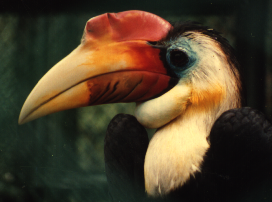
%> input picture images/Bird24d.bmp, 272 x 202 px
$ octave --eval "result = vc6_3(imread('../images/Bird24d.bmp'));"   (GNU Octave 9; MATLAB toolbox functions it lacks are replaced by stand-ins)
%> lines starting %> are read from the running program, lines starting %| are printed output that depends on the picture; in (x1, y1, x2, y2) boxes, pixels count from 0 and x2, y2 are one past the last pixel; in counts of white or black regions, pixels touching at a corner belong together; the program's own positions count from 1
function [ I ] = vc6_3(I)
    GLI = rgb2gray(I);
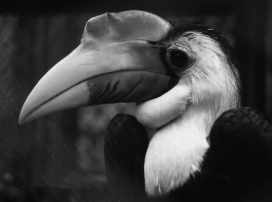
%> GLI: size 202x272 uint8; min 7, max 242, mean 65.1
    BW = GLI > 220;
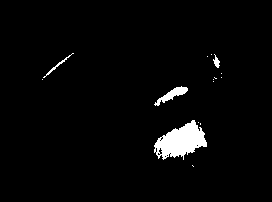
%> BW: size 202x272 logical; 2.9% white; 15 white regions (11 under 20 px), largest, box (x1, y1, x2, y2) and area: (154, 120, 207, 160) 1210, (154, 86, 188, 106) 229, (43, 53, 74, 78) 70, (213, 54, 220, 68) 49
    BW = imfill(1 - BW, 'holes');
%> BW: size 202x272 double; every value is 1

    SE = strel('disk', 15);
    BW = imopen(BW, SE);

    SE = strel('disk', 10);
    BW = imdilate(BW, SE);
    C = bwconncomp(BW);
%> C = 1 connected component
    npixels = cellfun(@numel, C.PixelIdxList);
%> npixels = 54944
    [~, minInd] = min(npixels);
%> minInd = 1

    S = regionprops(C, 'centroid');
%> S = 1 region; Centroid: [136.5 101.5]
%> (the run ends here)

$ run again, on images/XRay.bmp
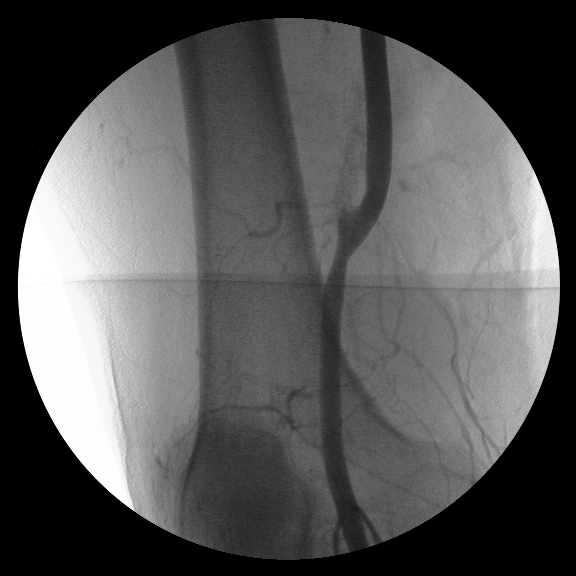
%> input picture images/XRay.bmp, 576 x 576 px
%> in vc6_3, GLI is the input picture: size 576x576 uint8; min 0, max 255, mean 86.3
%> in vc6_3, `BW = GLI > 220;`:
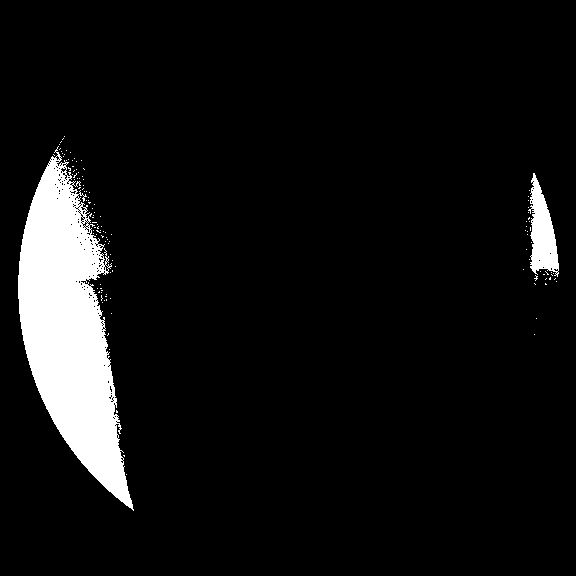
%> BW: size 576x576 logical; 7% white; 124 white regions (122 under 20 px), largest, box (x1, y1, x2, y2) and area: (18, 146, 134, 511) 21147, (528, 173, 559, 277) 1790
%> C = 1 connected component
%> npixels = 331776
%> minInd = 1
%> S = 1 region; Centroid: [288.5 288.5]
